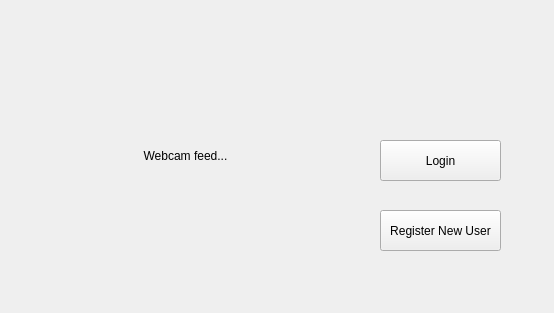
<?xml version="1.0" encoding="UTF-8"?>
<ui version="4.0">
 <class>Form</class>
 <widget class="QWidget" name="Form">
  <property name="geometry">
   <rect>
    <x>0</x>
    <y>0</y>
    <width>554</width>
    <height>313</height>
   </rect>
  </property>
  <property name="windowTitle">
   <string>Form</string>
  </property>
  <widget class="QPushButton" name="login_button">
   <property name="geometry">
    <rect>
     <x>380</x>
     <y>140</y>
     <width>121</width>
     <height>41</height>
    </rect>
   </property>
   <property name="text">
    <string>Login</string>
   </property>
  </widget>
  <widget class="QPushButton" name="new_user_button">
   <property name="geometry">
    <rect>
     <x>380</x>
     <y>210</y>
     <width>121</width>
     <height>41</height>
    </rect>
   </property>
   <property name="text">
    <string>Register New User</string>
   </property>
  </widget>
  <widget class="QLabel" name="webcam_label">
   <property name="geometry">
    <rect>
     <x>30</x>
     <y>30</y>
     <width>311</width>
     <height>251</height>
    </rect>
   </property>
   <property name="text">
    <string>Webcam feed...</string>
   </property>
   <property name="alignment">
    <set>Qt::AlignmentFlag::AlignCenter</set>
   </property>
  </widget>
 </widget>
 <resources/>
 <connections/>
</ui>
